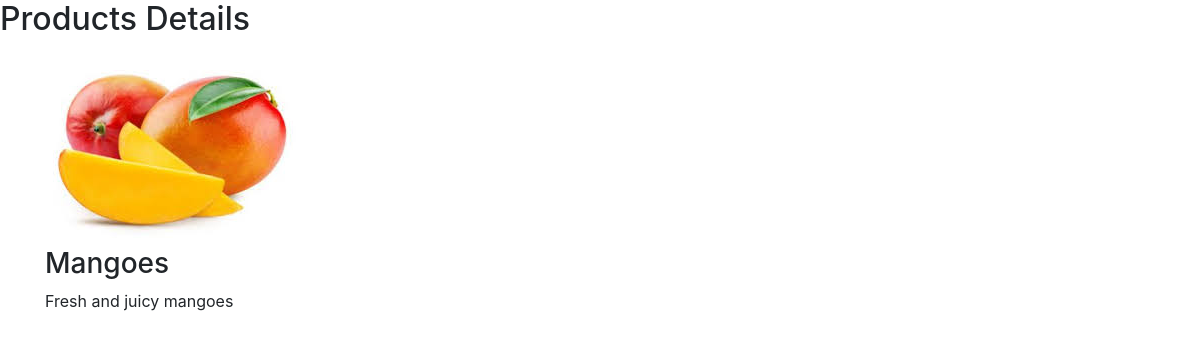
/products/11/, run on the app's committed database.
### catalogue/models.py (models this page shows, shortened)
class Product(models.Model):
    title = models.CharField(max_length=20)
    category = models.ForeignKey(ProductCategory, on_delete=models.CASCADE)
    description = models.TextField()
    supplier_price = models.DecimalField(max_digits=6, decimal_places=2)
    selling_price = models.DecimalField(max_digits=6, decimal_places=2)
    supplier = models.ForeignKey(ProductSupplier, on_delete=models.CASCADE)
    kiosk = models.ForeignKey(Kiosk, on_delete=models.CASCADE)
    number_in_stock = models.IntegerField()
    product_image= models.ImageField(upload_to='gallery/')

### catalogue/views.py (the view)
# urls.py: path('products/<int:product_id>/',details, name='details'),
def details(request,product_id):
    product=Product.objects.filter(id=product_id)
    return render(request,'details.html', {'product':product,})

### catalogue/templates/details.html (shortened to what this page needs)
 <!DOCTYPE html>
  <html lang="en">
  <head>
    <link rel="stylesheet" href="https://stackpath.bootstrapcdn.com/bootstrap/4.5.2/css/bootstrap.min.css">
    <link rel="stylesheet" href="https://stackpath.bootstrapcdn.com/bootstrap/4.5.2/css/bootstrap.min.css">
  </head>
  <h2>Products Details</h2>
  <body>
<div class="container">
    {%for products in product %}
  <img src={{products.product_image.url}}>
  <h3> {{products.title}}</h3>{{products.price}}{{products.description}}<br>
  {% endfor %}
  </body>
  </html>

### data on the page
Product: product_image (picture), title "Mangoes", description "Fresh and juicy mangoes"
